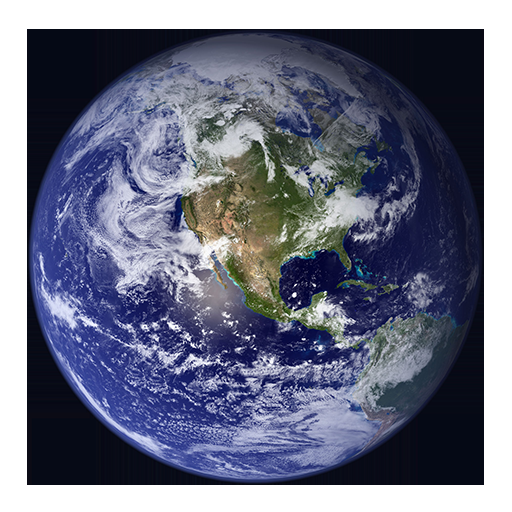
#> input picture py_opencv/03_core_module/01_basic_ops/earth-16-bit-per-channel.png, 512 x 512 px
$ python basic_ops.py
#> lines starting #> are read from the running program, lines starting #| are printed output that depends on the picture
#!/usr/bin/env python
# encoding=utf-8

import cv2 as cv
import numpy as np
from matplotlib import pyplot as plt

img = cv.imread('earth-16-bit-per-channel.png')
#> img is the input picture: shape (512, 512, 3); mean B, G, R 132, 111.9, 108
b,g,r = cv.split(img)
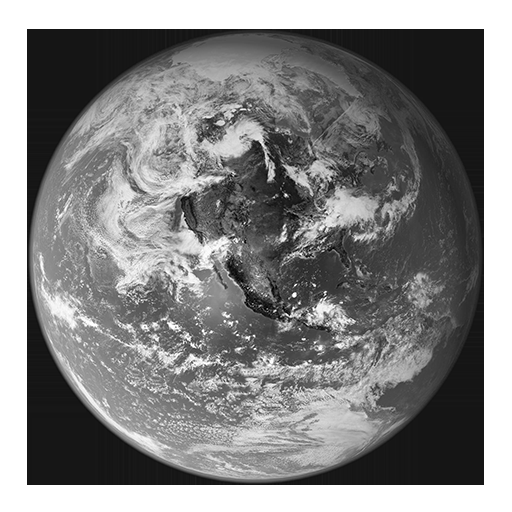
#> b: shape (512, 512); min 0, max 255, mean 132
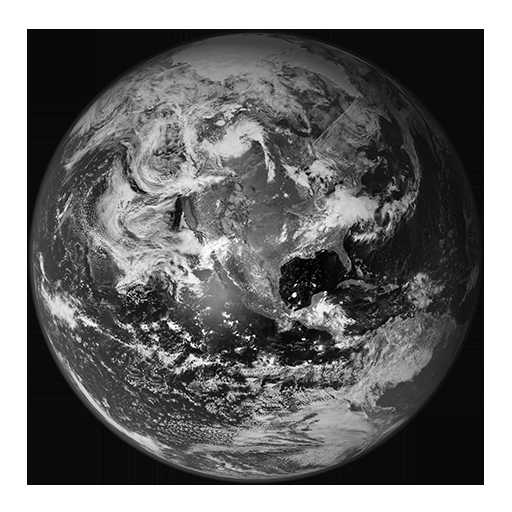
#> g: shape (512, 512); min 0, max 255, mean 111.9
img = cv.merge((r,g,b))

plt.imshow(img)
plt.show()
